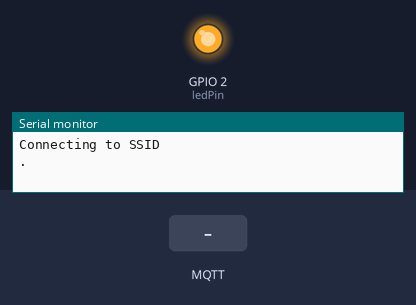
Simulated run of this sketch. Board: ESP32. Parts: output pins drawn as LEDs (lit = HIGH), the last lines printed to the serial monitor. Dashed ring = blinking. Inputs (shaded band) come from the test bench. WiFi joins after 1.5 s; servers stay silent unless stated; no MQTT or app messages arrive unless stated.

Above: at 0.7 s.
At 3.41 s:
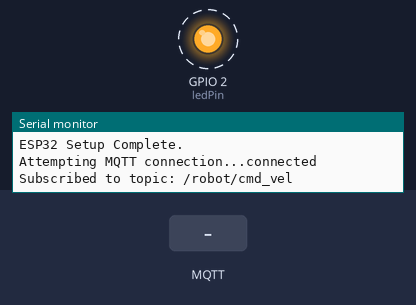
At 4.0 s:
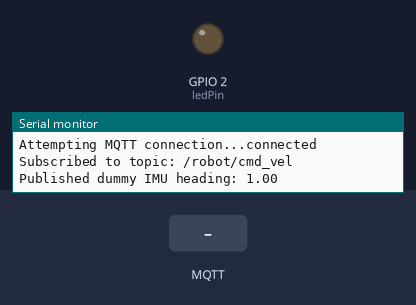
4.1 s: MQTT message "forward" arrives on the first subscribed topic
5.6 s: MQTT message "stop" arrives on the first subscribed topic
7.1 s: MQTT message "turn_left" arrives on the first subscribed topic
Timing chart, 0 to 10.1 s (numbered marks = the images above; inputs shaded):
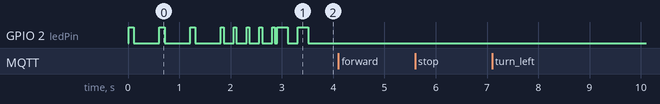

The sketch:

esp_client.ino
```cpp
// #include <ArduinoJson.h> // Needed if you want to parse JSON commands from RPi (recommended later)
#include <WiFi.h>          // For Wi-Fi connection
#include <PubSubClient.h>  // For MQTT client functionality

// --- Configuration ---
// Replace with your actual Wi-Fi credentials
const char* ssid = "SSID";
const char* password = "PASSWORD of the SSID";

// Replace with the IP address of your MQTT Broker (e.g., your Raspberry Pi's IP)
const char* mqtt_server = "The address of the device connected to a stable WIFI!!"; // my laptop ip address on the network
const int mqtt_port = 1883; // Default MQTT port

// Unique Client ID for this ESP32
const char* mqtt_client_id = "esp32_delivery_robot";

// --- MQTT Topics ---
// Topics this ESP32 will SUBSCRIBE to (commands from RPi)
const char* command_topic = "/robot/cmd_vel"; // Example topic for velocity commands

// Topics this ESP32 will PUBLISH to (sensor data to RPi)
const char* imu_topic = "esp32/IMU";         // Matches RPi subscription
const char* gps_topic = "esp32/GPS";         // Matches RPi subscription
const char* lidar_topic = "esp32/LIDAR";       // Matches RPi subscription
const char* ultrasonic_topic = "esp32/ultrasonic1"; // Example for one ultrasonic sensor
// Add more topics for other sensors...

// --- Global Variables ---
WiFiClient espClient;         // TCP/IP client for Wi-Fi connection
PubSubClient client(espClient); // MQTT client using the Wi-Fi client

long lastSensorPublishTime = 0; // Timer to control periodic sensor publishing (for dummy data)
const long publishInterval = 1000; // Publish sensor data every 1000ms (1 second) - adjust as needed

// Placeholder variables for dummy sensor data
float dummy_imu_heading = 0.0;
String dummy_gps_coords = "{\"lat\": 0.0, \"lon\": 0.0}";
String dummy_lidar_data = "0,0,0,0,0,0,0,0,0,0"; // Comma-separated dummy data
int dummy_ultrasonic_distance = 50; // Dummy distance in cm

// Placeholder variables for motor commands received from RPi
float target_linear_velocity = 0.0; // m/s
float target_angular_velocity = 0.0; // rad/s or deg/s

#define ledPin 2 // Pin for onboard LED (useful for debugging status)

// --- Function Declarations ---
void setup_wifi();
void connect_mqttServer();
void callback(char* topic, byte* message, unsigned int length);
void publish_sensor_data(); // Function to collect and publish sensor data
void process_commands(byte* message, unsigned int length); // Function to handle received commands
void set_motor_velocities(float linear, float angular); // Stub/placeholder for motor control

// --- LED Blink Function (Useful for Status Indication) ---
void blink_led(unsigned int times, unsigned int duration){
  for (int i = 0; i < times; i++) {
    digitalWrite(ledPin, HIGH);
    delay(duration);
    digitalWrite(ledPin, LOW);
    if (i < times - 1) delay(200); // Delay between blinks, not after the last one
  }
}

// --- Wi-Fi Setup ---
void setup_wifi() {
  delay(10);
  Serial.println();
  Serial.print("Connecting to ");
  Serial.println(ssid);

  WiFi.begin(ssid, password);

  int attempts = 0;
  while (WiFi.status() != WL_CONNECTED) {
    blink_led(1, 100); // Blink LED once quickly while trying to connect
    delay(500);       // Wait 0.5 seconds
    Serial.print(".");
    attempts++;
    if(attempts > 20){ // Restart after about 10 seconds of trying
        Serial.println("\nWiFi connection failed, restarting...");
        ESP.restart();
    }
  }

  Serial.println("");
  Serial.println("WiFi connected");
  Serial.print("IP address: ");
  Serial.println(WiFi.localIP());
  blink_led(5, 50); // Blink LED 5 times quickly on successful connection
}

// --- MQTT Connect and Reconnect Logic ---
void connect_mqttServer() {
  // Loop until we're reconnected
  while (!client.connected()) {
        Serial.print("Attempting MQTT connection...");
        // Attempt to connect with unique client ID
        if (client.connect(mqtt_client_id)) {
          Serial.println("connected");
          // --- Subscribe to topics here after successful connection ---
          // Subscribe to the command topic from the RPi
          client.subscribe(command_topic);
          Serial.print("Subscribed to topic: ");
          Serial.println(command_topic);

          // You might also subscribe to other control/status topics here
          // client.subscribe("rpi/status_requests");

          // Blink LED to indicate MQTT connected
          blink_led(2, 200);

        }
        else {
          Serial.print("failed, rc=");
          Serial.print(client.state()); // Print state code for debugging
          Serial.println(" trying again in 5 seconds");
          // Wait 5 seconds before retrying
          delay(5000);
        }
  }
}

// --- MQTT Message Callback ---
// This function is called by client.loop() when a message arrives on a subscribed topic
void callback(char* topic, byte* message, unsigned int length) {
  Serial.print("Message arrived on topic: ");
  Serial.println(topic);
  // Note: message is a byte array, length is its size. It's NOT null-terminated.

  // --- Process Commands from RPi ---
  if (String(topic) == command_topic) {
      Serial.println("Received command message.");
      process_commands(message, length); // Hand off to a dedicated function
  }

  // --- Add checks for other subscribed topics if needed ---
  // else if (String(topic) == "some/other/topic") {
  //    // Process messages from that topic
  // }

  // Optional: You can print the raw message bytes if needed for debugging
  // Serial.print("Message: ");
  // for (int i = 0; i < length; i++) {
  //   Serial.print((char)message[i]);
  // }
  // Serial.println();
}

// --- Command Processing Logic ---
// This function takes the raw message from the command_topic and extracts actions
void process_commands(byte* message, unsigned int length) {
    // Example: Assuming RPi sends simple string commands like "forward", "stop", "turn_left"
    // For more complex commands (like velocities), you'd parse JSON here.

    String command = "";
    for (int i = 0; i < length; i++) {
        command += (char)message[i];
    }
    Serial.print("Parsed command string: ");
    Serial.println(command);

    // --- Basic String Command Parsing Example ---
    if (command == "forward") {
        Serial.println("Command: Move Forward");
        set_motor_velocities(0.3, 0.0); // Example: set target speed/turn rate
    } else if (command == "stop") {
        Serial.println("Command: Stop");
        set_motor_velocities(0.0, 0.0);
    } else if (command == "turn_left") {
        Serial.println("Command: Turn Left");
        set_motor_velocities(0.0, 0.5); // Example: set turn rate
    }
    // TODO: Add more command handling (e.g., for target velocities)
    // For target velocities, you'd likely receive JSON: {"linear": 0.3, "angular": 0.1}
    // You would use ArduinoJson library to parse this.
    /* Example JSON parsing (requires ArduinoJson library):
    StaticJsonDocument<64> doc; // Adjust size as needed
    DeserializationError error = deserializeJson(doc, message, length);
    if (error) {
      Serial.print(F("deserializeJson() failed: "));
      Serial.println(error.f_str());
      return; // Exit if parsing fails
    }
    float linear_vel = doc["linear"] | 0.0; // Get "linear", default to 0.0 if not found
    float angular_vel = doc["angular"] | 0.0; // Get "angular", default to 0.0 if not found
    Serial.print("Received V_linear: "); Serial.print(linear_vel);
    Serial.print(", V_angular: "); Serial.println(angular_vel);
    set_motor_velocities(linear_vel, angular_vel);
    */
}

// --- Sensor Data Collection and Publishing ---
void publish_sensor_data() {
  // This function should read your actual sensors or return dummy data,
  // format it (e.g., into JSON), and publish it.

  // --- Read Actual/Dummy Sensor Data ---
  // TODO: Replace dummy data assignment with calls to your sensor reading functions
  // dummy_imu_heading = readIMUSensor();
  // dummy_gps_coords = readGPSSensor(); // Format as JSON string
  // dummy_lidar_data = readLidarSensor(); // Format as string (e.g., comma-separated or JSON)
  // dummy_ultrasonic_distance = readUltrasonicSensor();

  // --- Publish Data to MQTT ---
  // Publish IMU data
  // Example payload could be just the heading or a JSON string: {"heading": 90.5}
  // For simple values like heading, just sending the number as a string is easiest initially.
  // client.publish(imu_topic, String(dummy_imu_heading).c_str()); // Publish heading as string

  // Publish GPS data (assuming it's already formatted as a JSON string)
  // client.publish(gps_topic, dummy_gps_coords.c_str());

  // Publish LiDAR data (assuming it's formatted as a string)
  // client.publish(lidar_topic, dummy_lidar_data.c_str());

  // Publish Ultrasonic data (example as simple value)
  // client.publish(ultrasonic_topic, String(dummy_ultrasonic_distance).c_str());

  // --- Example: Publishing dummy IMU data periodically (like the original code) ---
  // This is just to show publishing works. You should replace this
  // with actual sensor reading and publishing logic.
  dummy_imu_heading += 1.0; // Increment dummy heading for testing
  if (dummy_imu_heading >= 360.0) dummy_imu_heading = 0.0;

  // Format dummy data as JSON (requires ArduinoJson library)
  /*
  StaticJsonDocument<64> doc;
  doc["heading"] = dummy_imu_heading;
  char jsonBuffer[64]; // Adjust size as needed
  serializeJson(doc, jsonBuffer);
  client.publish(imu_topic, jsonBuffer); // Publish JSON string
  */

  // Simpler: Publish as plain string
  client.publish(imu_topic, String(dummy_imu_heading).c_str()); // Publish as plain string
  Serial.print("Published dummy IMU heading: ");
  Serial.println(dummy_imu_heading);


  // TODO: Add similar blocks to read and publish other sensor data
  // e.g., read ultrasonic, publish ultrasonic_topic
  // e.g., read lidar, publish lidar_topic
  // e.g., read gps, publish gps_topic

}

// --- Motor Control Stub/Placeholder ---
// This function takes desired speeds and applies them to the motors.
// Initially, it will just print what it's being asked to do.
void set_motor_velocities(float linear, float angular) {
  // TODO: Replace this with your actual motor control logic
  // This involves calculating individual wheel speeds from linear/angular velocities
  // and sending commands (PWM signals, direction pins) to your motor driver board.

  Serial.print("Motor Control Stub: Received V_linear = ");
  Serial.print(linear);
  Serial.print(", V_angular = ");
  Serial.println(angular);

  // Example: Simple differential drive kinematics placeholder
  // (You'll need your wheel radius and track width for real kinematics)
  float left_wheel_speed = linear - angular; // Simplified example
  float right_wheel_speed = linear + angular; // Simplified example

  // TODO: Convert left_wheel_speed and right_wheel_speed into motor PWM values/commands
  // and send to your motor driver.
  Serial.print("Motor Control Stub: Calculated Left Wheel Speed = ");
  Serial.print(left_wheel_speed);
  Serial.print(", Right Wheel Speed = ");
  Serial.println(right_wheel_speed);

  // Example: control actual motor driver (replace with your driver code)
  // motorDriver.setSpeed(LEFT_MOTOR, left_wheel_speed_converted_to_pwm);
  // motorDriver.setSpeed(RIGHT_MOTOR, right_wheel_speed_converted_to_pwm);
}


// --- Arduino Setup Function ---
void setup() {
  pinMode(ledPin, OUTPUT); // Configure the LED pin as an output
  Serial.begin(115200);    // Initialize primary serial for debugging output

  // Connect to Wi-Fi
  setup_wifi();

  // Configure MQTT client server and callback
  client.setServer(mqtt_server, mqtt_port);
  client.setCallback(callback); // Assign the function to be called on incoming messages

  // Initial connection attempt is handled by the loop() function's check
  // connect_mqttServer(); // Not needed here, loop() does it

  // TODO: Initialize sensors here (e.g., begin IMU, GPS, configure ultrasonic pins)
  // imu.begin();
  // gps.begin();
  // pinMode(ultrasonic_trig_pin, OUTPUT);
  // pinMode(ultrasonic_echo_pin, INPUT);

  Serial.println("ESP32 Setup Complete.");
}

// --- Arduino Loop Function ---
void loop() {
  // Ensure the MQTT client stays connected. Reconnects if necessary.
  // This also handles calling client.loop() internally, which processes incoming messages
  // and calls the callback() function when messages are received.
  if (!client.connected()) {
    connect_mqttServer();
  }
  client.loop(); // MQTT client's background processing (important!)

  // --- Publish Sensor Data Periodically (for testing with dummy data) ---
  // Replace this with logic that publishes when new sensor data is actually available.
  long now = millis();
  if (now - lastSensorPublishTime > publishInterval) {
    lastSensorPublishTime = now;
    publish_sensor_data(); // Call the function to read (dummy) data and publish
  }

  // TODO: Add code here for continuous tasks that are NOT blocking
  // - Read actual sensors (non-blocking reads where possible)
  // - Update sensor data variables
  // - Run low-level motor control loops (e.g., PID if using encoders)
  // - Check for safety conditions (e.g., immediate stop if ultrasonic detects obstacle very close)
  // - Don't use delay() here unless it's very short, as it blocks MQTT and other tasks.
}

// --- TODO: Implement Actual Sensor Reading Functions ---
// float readIMUSensor() { ... return heading; }
// String readGPSSensor() { ... return jsonString; }
// String readLidarSensor() { ... return dataString; }
// int readUltrasonicSensor() { ... return distance_cm; }
```
